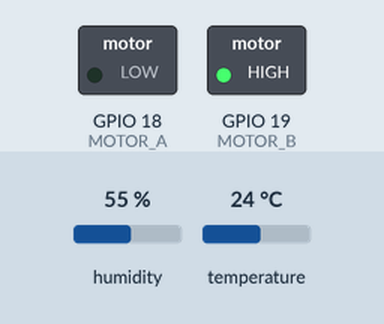
This sketch was run on a simulated ESP32. On the bench: switched loads named in the sketch (green lamp = pin HIGH). The test bench sets the inputs (shaded band); at power-on: humidity 55 %, temperature 24 °C. WiFi joins after 1.5 s; servers stay silent unless stated; uploads are accepted with an empty reply; what the sketch prints to the serial monitor is not drawn.

Above: at 2.1 s.
At 17.1 s:
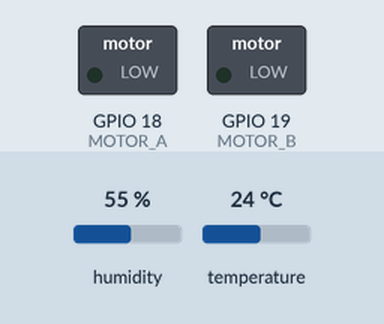
Timing chart, 0 to 18.6 s (numbered marks = the images above):
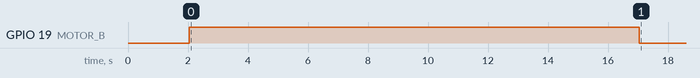

The sketch:

sketch_nov19a.ino
```cpp
#include <dht11.h>
#include <ThingSpeak.h>
#include <WiFi.h>
#include <HTTPClient.h>

// DC-Motor Pinbelegung
#define MOTOR_A 18
#define MOTOR_B 19

// DHT11 Sensor-Pin
#define DHT11PIN 4

// ThingSpeak / TalkBack Konfiguration
#define CHANNEL_ID 2752270
#define CHANNEL_API_KEY "2SGXBEOTJANOVJJ5"
#define TALKBACK_ID 53588
#define TALKBACK_API_KEY "Q3PY4HC274XOUH7L"

// WiFi Konfiguration
#define WIFI_TIMEOUT_MS 20000
#define WIFI_NETWORK "FRITZ!Repeater 2400"
#define WIFI_PASSWORD "29031969Ralfb"

WiFiClient client;
dht11 DHT11;

// Global persistent target temperature – Initialwert (z. B. 25°C)
float lastTargetTemperature = 25;

// Heizungszustand
bool isHeating = false;       // Aktuelle Heizungsanfrage: true = Heizung EIN (z. B. Ventil öffnen)
bool previousHeating = false; // Vorheriger Zustand

// Verbindet mit dem WLAN
void connectToWifi(){
  Serial.print("Connecting to Wifi");
  WiFi.mode(WIFI_STA);
  WiFi.begin(WIFI_NETWORK, WIFI_PASSWORD);

  unsigned long startAttemptTime = millis();
  while(WiFi.status() != WL_CONNECTED && millis() - startAttemptTime < WIFI_TIMEOUT_MS){
    Serial.print(".");
    delay(100);
  }
  if(WiFi.status() != WL_CONNECTED){
    Serial.println(" Failed");
  }
  else{
    Serial.print(" Connected, IP: ");
    Serial.println(WiFi.localIP());
  }
}

// Liest die Zieltemperatur über TalkBack ab und aktualisiert den globalen Wert,
// falls ein neuer, gültiger (ungleich 0) Wert geliefert wird.
float getTargetTemperatureFromTalkBack() {
  HTTPClient http;
  String url = "https://api.thingspeak.com/talkbacks/" + String(TALKBACK_ID) +
               "/commands/execute?api_key=" + String(TALKBACK_API_KEY);

  http.begin(url);
  int httpCode = http.GET(); // GET-Anfrage senden

  if (httpCode > 0) {
    if (httpCode == HTTP_CODE_OK) {
      String payload = http.getString(); // Antwort des Servers
      if (payload.length() > 0) {
        float newTarget = payload.toFloat();
        // Nur aktualisieren, wenn der neue Wert ungleich 0 ist
        if (newTarget != 0) {
          lastTargetTemperature = newTarget;
          Serial.print("New target temperature from TalkBack: ");
          Serial.println(lastTargetTemperature);
        }
      }
    } else {
      Serial.print("HTTP-Error Message: ");
      Serial.println(httpCode);
    }
  } else {
    Serial.print("Error while connecting: ");
    Serial.println(http.errorToString(httpCode));
  }
  http.end();
  return lastTargetTemperature;
}

// Steuert den DC-Motor:
// Je nach Heizungszustand (Temperatur zu niedrig / zu hoch) wird der Motor für einen
// kurzen Impuls in die entsprechende Richtung aktiviert.
void toggleHeatingMotor(){
  if(isHeating != previousHeating){
    if(isHeating){
      Serial.println("Temperatur zu niedrig -> Heizung EIN (Ventil öffnen)");
      // Motor in Richtung "Öffnen" drehen:
      digitalWrite(MOTOR_A, LOW);
      digitalWrite(MOTOR_B, HIGH);
      delay(15000); // 5 Sekunden drehen
      digitalWrite(MOTOR_A, LOW);
      digitalWrite(MOTOR_B, LOW);
    }
    else{
      Serial.println("Temperatur zu hoch -> Heizung AUS (Ventil schließen)");
      // Motor in Richtung "Schließen" drehen:
      digitalWrite(MOTOR_A, HIGH);
      digitalWrite(MOTOR_B, LOW);
      delay(15000); // 5 Sekunden drehen
      digitalWrite(MOTOR_A, LOW);
      digitalWrite(MOTOR_B, LOW);
    }
    previousHeating = isHeating;
  }
}

void setup() {
  Serial.begin(9600);

  // Initialisiere die Motor-Pins als Ausgänge
  pinMode(MOTOR_A, OUTPUT);
  pinMode(MOTOR_B, OUTPUT);

  connectToWifi();

  // ThingSpeak initialisieren
  ThingSpeak.begin(client);
  Serial.println("ThingSpeak initialized successfully.");
}

void loop() {
  Serial.println();

  // Hole die Zieltemperatur über TalkBack – der Rückgabewert ist persistent,
  // d. h. es wird der zuletzt empfangene (nicht 0) Wert verwendet.
  float targetTemperature = getTargetTemperatureFromTalkBack();
  Serial.print("Target Temperature: ");
  Serial.println(targetTemperature);

  // Sensor auslesen
  int chk = DHT11.read(DHT11PIN);
  float temperature = DHT11.temperature;
  float humidity = DHT11.humidity;

  // Sensorwerte ausgeben
  Serial.print("Humidity (%): ");
  Serial.println(humidity, 2);
  Serial.print("Temperature (C): ");
  Serial.println(temperature, 2);

  // Sende Daten an ThingSpeak
  ThingSpeak.setField(1, temperature);
  ThingSpeak.setField(2, humidity);
  ThingSpeak.setField(3, targetTemperature);
  ThingSpeak.writeFields(CHANNEL_ID, CHANNEL_API_KEY);

  // Bestimme den Heizungszustand:
  // Bei zu niedriger Temperatur schalten wir die Heizung ein (Ventil öffnen),
  // bei zu hoher Temperatur schalten wir sie aus (Ventil schließen).
  if(temperature < targetTemperature){
    isHeating = true;
  }
  else{
    isHeating = false;
  }

  // Falls sich der Zustand ändert, den Motor in die entsprechende Richtung
  // für die angegebene Zeit aktivieren.
  toggleHeatingMotor();

  // Warte 20 Sekunden bis zur nächsten Messung
  delay(120000);
}
```

Measured:
- by itself, GPIO 19 (MOTOR_B): LOW → HIGH at 2.0 s, → LOW 15.0 s later
